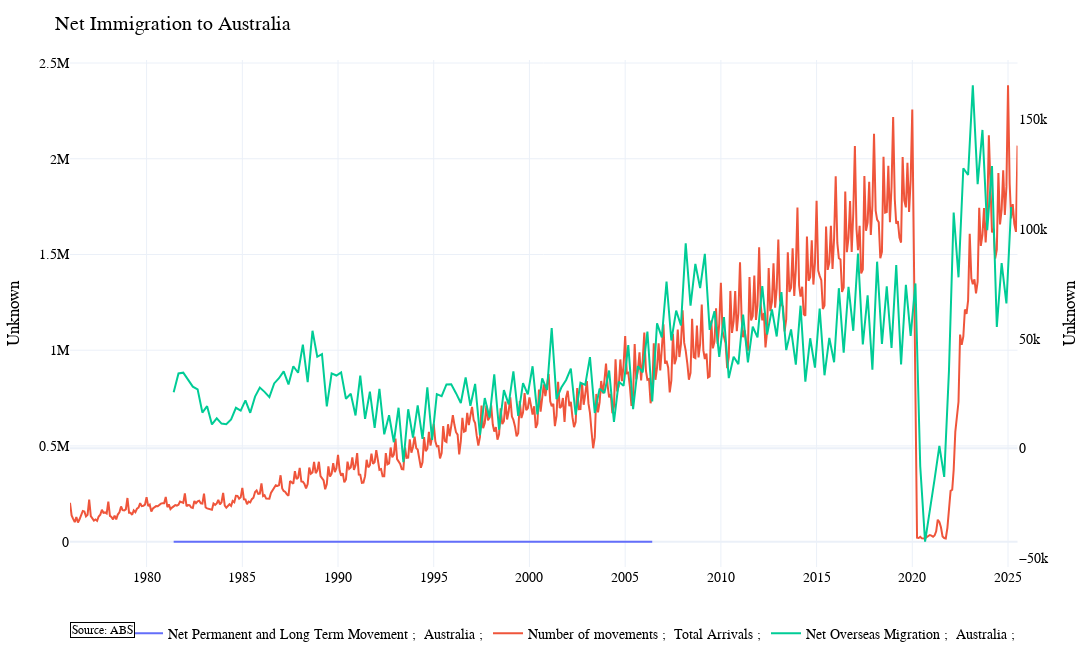

The code cell stored with this chart in its notebook:
### Code cell
fic = watchlist.plot_watchlist(['A2133253A', "A85232561W"], ['A2060785W'], 
                               #other_series={"left":[ net_moves]}, 
                               template="plotly_white", plot_title="Net Immigration to Australia")
fic.show()

### Figure 1 — Plotly figure (JSON) as saved in the notebook; plotly's stock layout.template omitted (floating-point values rounded to 4 significant figures; data arrays with more than 128 entries replaced by an {"elided": "..."} marker saying what was removed)
{"data": [{"mode": "lines", "name": "Net Permanent and Long Term Movement ;  Australia ;", "type": "scatter", "x": {"elided": "176 str values"}, "xaxis": "x", "y": {"elided": "176 float values"}, "yaxis": "y"}, {"mode": "lines", "name": "Number of movements ;  Total Arrivals ;", "type": "scatter", "x": {"elided": "595 str values"}, "xaxis": "x", "y": {"elided": "595 int values"}, "yaxis": "y"}, {"mode": "lines", "name": "Net Overseas Migration ;  Australia ;", "type": "scatter", "x": {"elided": "176 str values"}, "xaxis": "x", "y": {"elided": "176 int values"}, "yaxis": "y2"}], "layout": {"annotations": [{"align": "left", "bgcolor": "white", "bordercolor": "black", "borderwidth": 1, "font": {"color": "black", "size": 12}, "showarrow": false, "text": "Source: ABS", "x": 0, "xref": "paper", "y": -0.14, "yref": "paper"}], "font": {"color": "black", "family": "Arial, sans-serif", "size": 14}, "height": 660, "hovermode": "x unified", "legend": {"bgcolor": "rgba(255,255,255,0)", "bordercolor": "rgba(255,255,255,0)", "orientation": "h", "x": 0.5, "xanchor": "center", "y": -0.1, "yanchor": "top"}, "margin": {"b": 40, "l": 70, "r": 10, "t": 60}, "title": {"text": "Net Immigration to Australia"}, "width": 1320, "xaxis": {"anchor": "y", "domain": [0, 0.94]}, "yaxis": {"anchor": "x", "domain": [0, 1], "title": {"text": "Unknown"}, "type": "linear"}, "yaxis2": {"anchor": "x", "overlaying": "y", "showgrid": false, "side": "right", "title": {"text": "Unknown"}, "type": "linear"}}}
